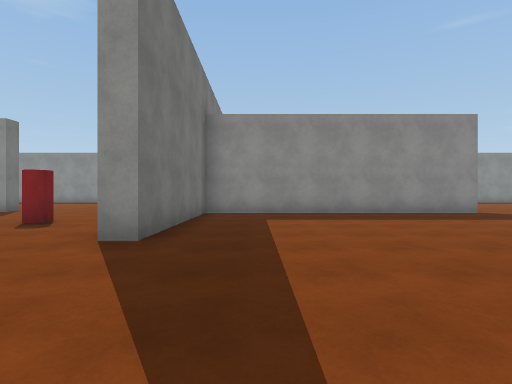
View 1 (above)

24 first-person views from a walk through a Unity game level. The camera is 1.2 m above the floor, looks level and sees 80° across. The floor is counted in squares, 2 m on a side. Each view is taken from the middle of a square. On the plan, view 1 faces up. The plan holds only what a view shows up to about 9 squares ahead; the rest is blank. The place goes on beyond the plan. The player is left out. Door leaves are left out, so doorways stand open. Surface patterns are stand-ins for the level's own textures.

View 2
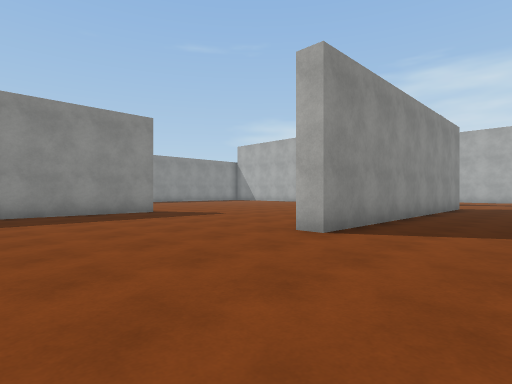

View 3
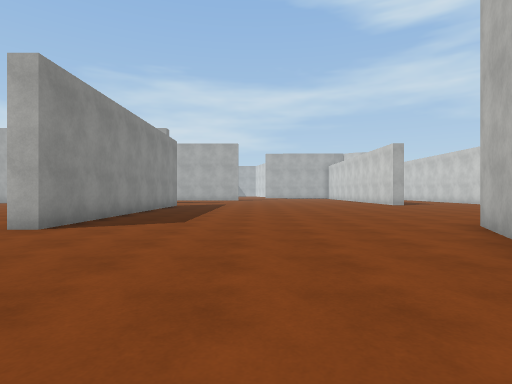

View 4
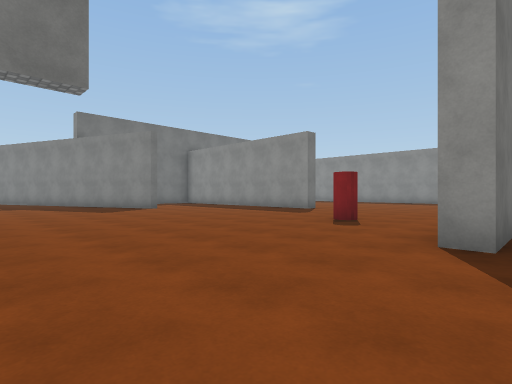

View 5
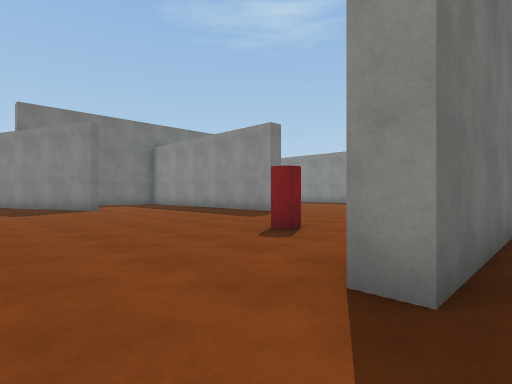

View 6
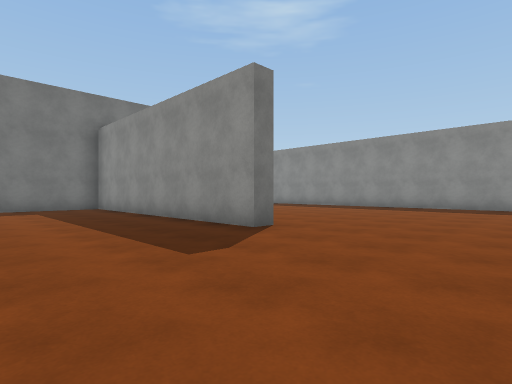

View 7
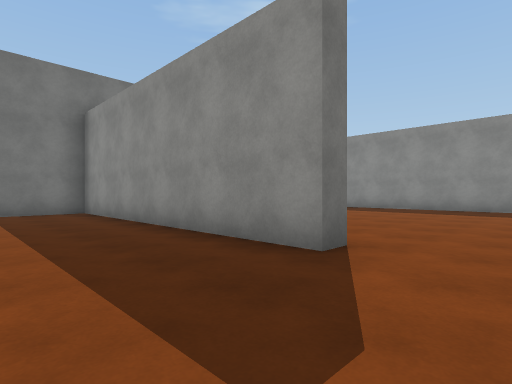

View 8
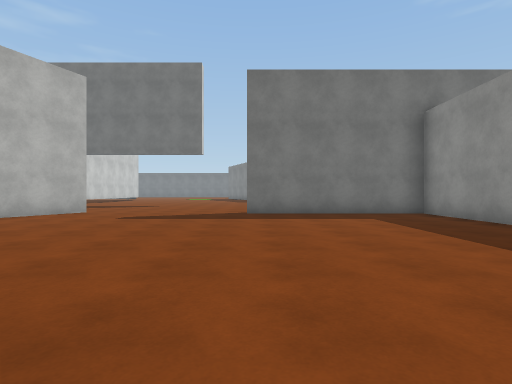

View 9
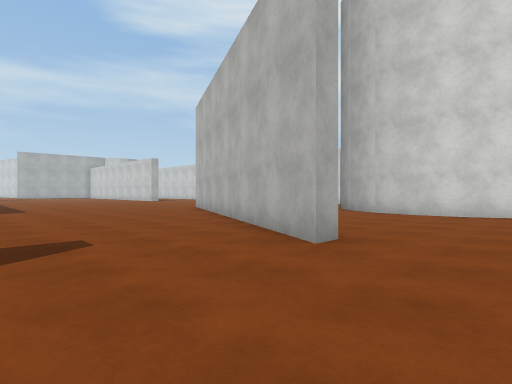

View 10
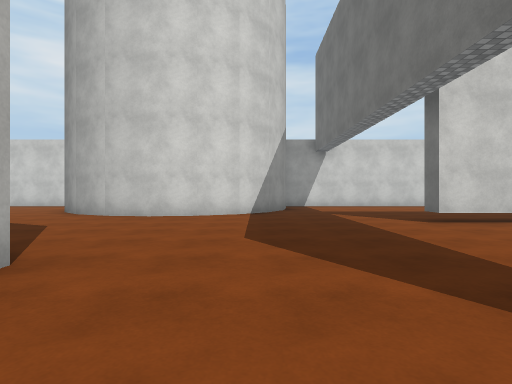

View 11
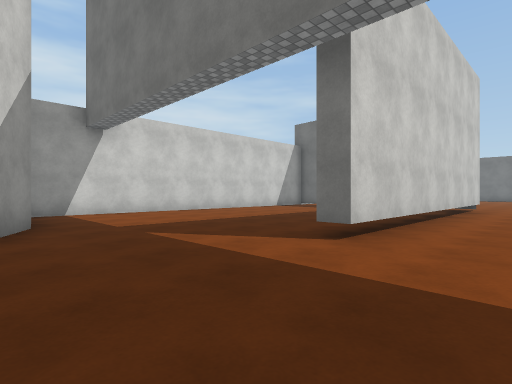

View 12
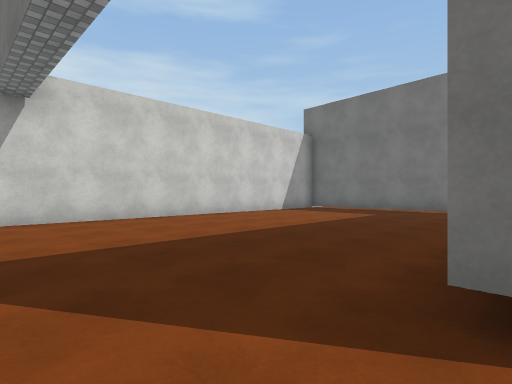

View 13
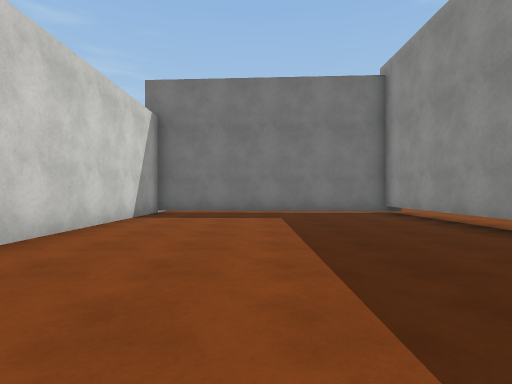

View 14
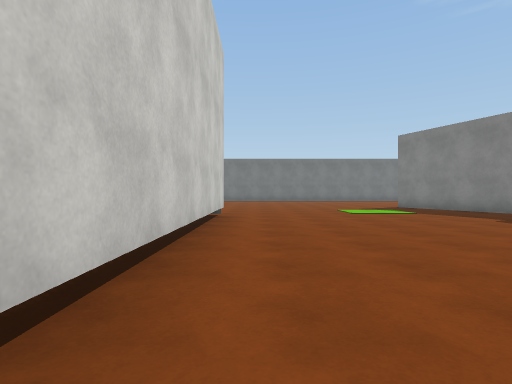

View 15
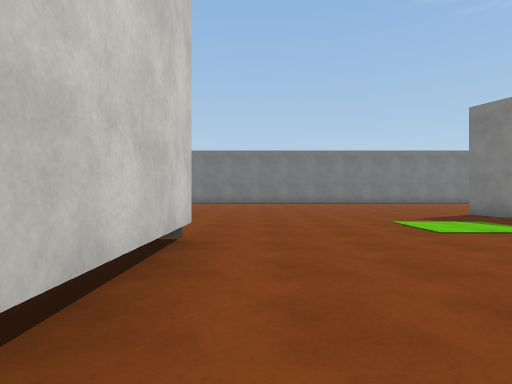

View 16
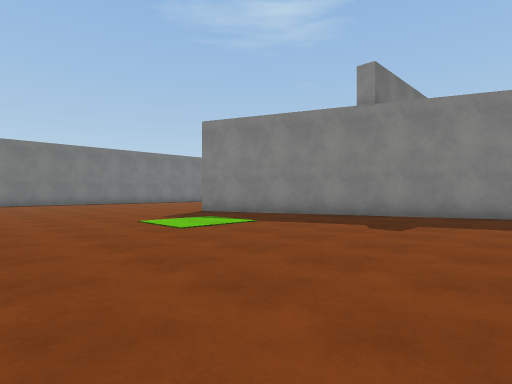

View 17
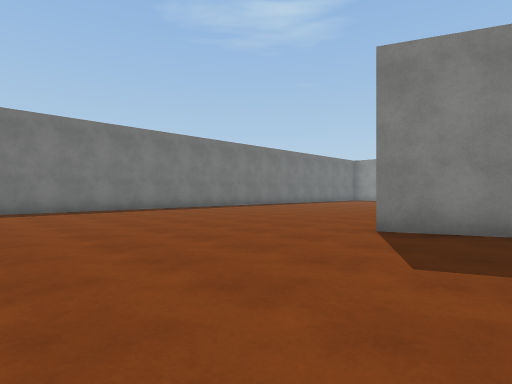

View 18
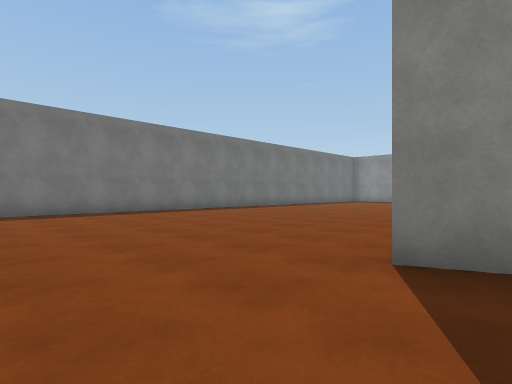

View 19
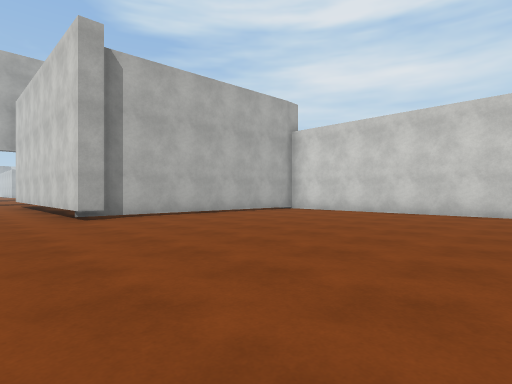

View 20
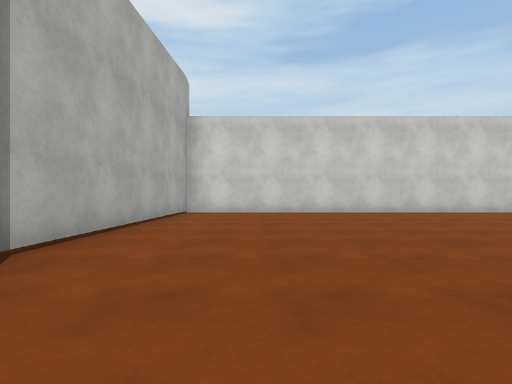

View 21
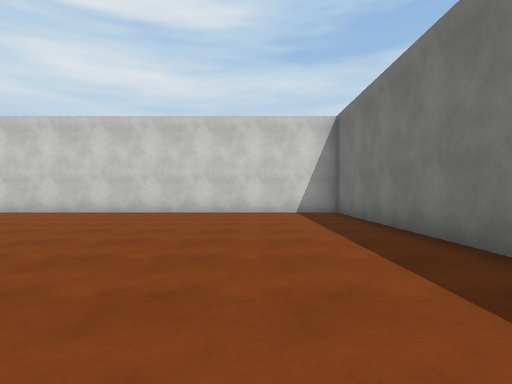

View 22
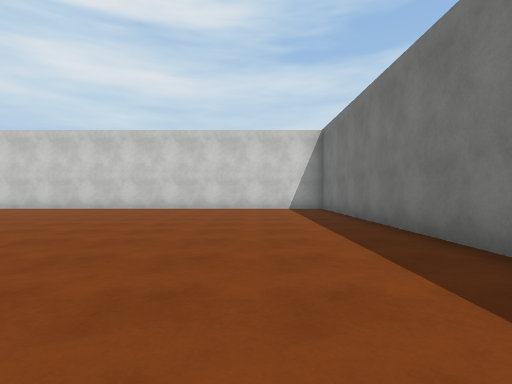

View 23
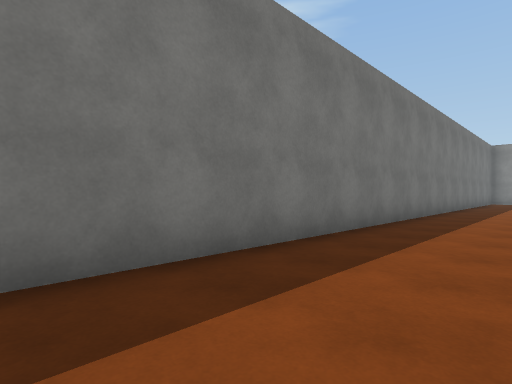

View 24
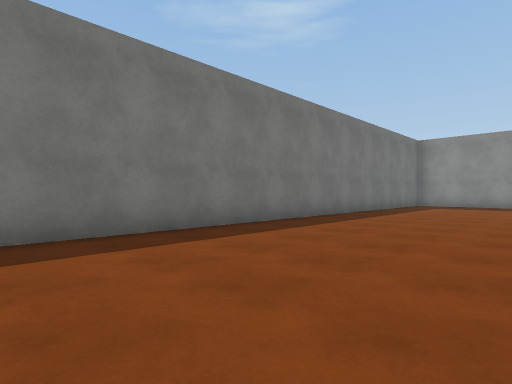

### Floor plan
Key: @ floor where view 1 was taken; # wall or solid block; . floor; D open door; T thing the floor can be seen under or through; O other object.
Columns run from 29 left of view 1 to 10 right of it. Each row starts with its distance up from view 1.
 16                                    ..
 15                                   .....
 14                                  ......
 13    ..                            ......
 12   ...                             .....
 11 #....                             .....
 10 #....                              .....
  9 #....                 .....#########....
  8 #.....                .....#............
  7 #.......             ......#............
  6 #.......            .....O.#............
  5 #........       #  ........#............
  4 #........    #### .........#.........
  3 #......... ###.....................#####
  2 #........###............................
  1 #........D..............................
  0 #........D........     ......@..........
 -1 #........D.........    ....#............
 -2 #...................  .....###..........
 -3 #............................###........
 -4 #..............D.............. ## ......
 -5 #............####TTTTT.........   ##....
 -6 #............#..................    ....
 -7 #............#............####..      ..
 -8 #............#...........##  ##.
 -9 #............#..........##
-10 #............#..........#
-11 #............#..........#
-12 #########################

Positions as (right, up) in squares from view 1, and headings:
1: (0, 0), facing up
2: (2, 0), facing up-right
3: (1, -1), facing right
4: (-1, 0), facing up-left
5: (-1, 2), facing up-left
6: (10, 5), facing up-left
7: (8, 6), facing up-left
8: (7, 4), facing left
9: (-4, 2), facing down-right
10: (-4, 1), facing down
11: (-4, -3), facing down-left
12: (-6, -5), facing down-left
13: (-7, -9), facing left
14: (-8, -4), facing left
15: (-12, -4), facing left
16: (-12, -4), facing up-left
17: (-18, -3), facing up-left
18: (-19, -1), facing up-left
19: (-23, -3), facing down-right
20: (-18, -3), facing down
21: (-26, -3), facing down
22: (-26, -1), facing down
23: (-26, -1), facing up-left
24: (-24, 3), facing up-left
